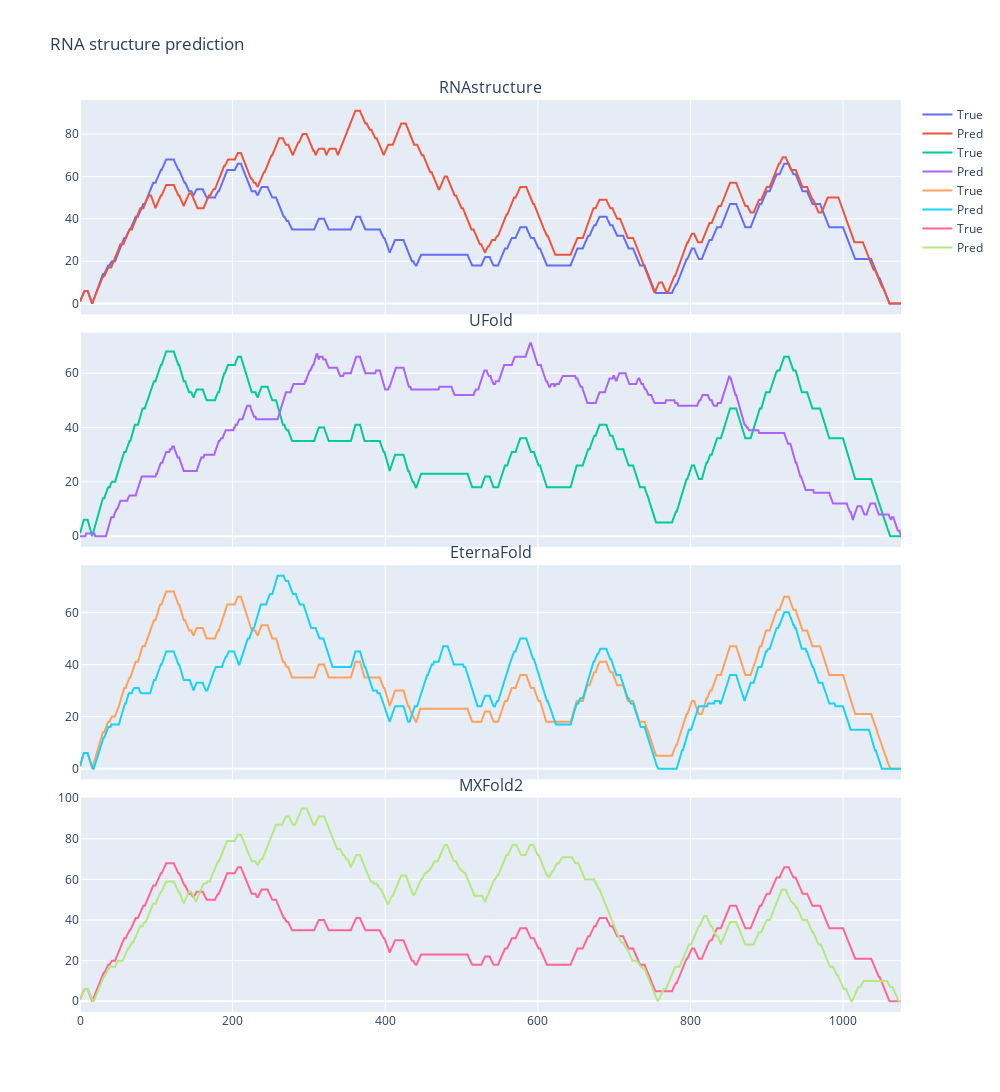

The notebook cell this image was saved under:
### Code cell
import plotly.graph_objects as go
from plotly.subplots import make_subplots

# Other models

models = ['RNAstructure', 'UFold', 'EternaFold', 'MXFold2']
prediction = pd.read_feather('../Figure1/saved_data_plot/results_benchmark_algos.feather')
merged = ground_truth.reset_index().rename(columns={'index': 'reference'}).merge(prediction, on=['reference', 'dataset'], suffixes=('_true', '_pred'))
merged['structure_pred'] = merged['structure_pred'].apply(lambda x: np.vstack(x) if len(x) > 0 else np.array([]))

fig = make_subplots(rows=len(models), cols=1, shared_xaxes=True, vertical_spacing=0.02, subplot_titles=models)


itvl = 889, 974
print(merged[(merged.reference == 'PAN')].sequence.iloc[0])#[interval[0]:interval[1]])
for i, model in enumerate(models):

    rna = merged[(merged.reference == 'PAN') & (merged.model == model)].iloc[0]

    print('>'+model)
    print(compute_f1(pairList2pairMatrix(rna['structure_pred'], len(rna['sequence']))[itvl[0]:itvl[1], itvl[0]:itvl[1]], 
                     pairList2pairMatrix(rna['structure_true'], len(rna['sequence']))[itvl[0]:itvl[1], itvl[0]:itvl[1]]))
    print(rna['sequence'])
    # print(pairList2dotbracketRNAstructure(rna['structure_true'], rna['sequence'])[interval[0]:interval[1]])
    print(pairList2dotbracketRNAstructure(rna['structure_pred'], rna['sequence']))#[interval[0]:interval[1]])
    # print('---------')

    fig.add_trace(go.Scatter(y=pairList2mountain(rna['structure_true'], len(rna['sequence'])), mode='lines', name='True'), row=i+1, col=1)
    fig.add_trace(go.Scatter(y=pairList2mountain(rna['structure_pred'], len(rna['sequence'])), mode='lines', name='Pred'), row=i+1, col=1)

fig.update_layout(height=1300, width=1000, title_text="RNA structure prediction")
fig.show()

### Figure 1 — Plotly figure (JSON) as saved in the notebook; plotly's stock layout.template omitted (floating-point values rounded to 4 significant figures; data arrays with more than 128 entries replaced by an {"elided": "..."} marker saying what was removed)
{"data": [{"mode": "lines", "name": "True", "type": "scatter", "xaxis": "x", "y": {"elided": "1077 int values"}, "yaxis": "y"}, {"mode": "lines", "name": "Pred", "type": "scatter", "xaxis": "x", "y": {"elided": "1077 int values"}, "yaxis": "y"}, {"mode": "lines", "name": "True", "type": "scatter", "xaxis": "x2", "y": {"elided": "1077 int values"}, "yaxis": "y2"}, {"mode": "lines", "name": "Pred", "type": "scatter", "xaxis": "x2", "y": {"elided": "1077 int values"}, "yaxis": "y2"}, {"mode": "lines", "name": "True", "type": "scatter", "xaxis": "x3", "y": {"elided": "1077 int values"}, "yaxis": "y3"}, {"mode": "lines", "name": "Pred", "type": "scatter", "xaxis": "x3", "y": {"elided": "1077 int values"}, "yaxis": "y3"}, {"mode": "lines", "name": "True", "type": "scatter", "xaxis": "x4", "y": {"elided": "1077 int values"}, "yaxis": "y4"}, {"mode": "lines", "name": "Pred", "type": "scatter", "xaxis": "x4", "y": {"elided": "1077 int values"}, "yaxis": "y4"}], "layout": {"annotations": [{"font": {"size": 16}, "showarrow": false, "text": "RNAstructure", "x": 0.5, "xanchor": "center", "xref": "paper", "y": 1.0, "yanchor": "bottom", "yref": "paper"}, {"font": {"size": 16}, "showarrow": false, "text": "UFold", "x": 0.5, "xanchor": "center", "xref": "paper", "y": 0.745, "yanchor": "bottom", "yref": "paper"}, {"font": {"size": 16}, "showarrow": false, "text": "EternaFold", "x": 0.5, "xanchor": "center", "xref": "paper", "y": 0.49, "yanchor": "bottom", "yref": "paper"}, {"font": {"size": 16}, "showarrow": false, "text": "MXFold2", "x": 0.5, "xanchor": "center", "xref": "paper", "y": 0.235, "yanchor": "bottom", "yref": "paper"}], "height": 1300, "title": {"text": "RNA structure prediction"}, "width": 1000, "xaxis": {"anchor": "y", "domain": [0, 1], "matches": "x4", "showticklabels": false}, "xaxis2": {"anchor": "y2", "domain": [0, 1], "matches": "x4", "showticklabels": false}, "xaxis3": {"anchor": "y3", "domain": [0, 1], "matches": "x4", "showticklabels": false}, "xaxis4": {"anchor": "y4", "domain": [0, 1]}, "yaxis": {"anchor": "x", "domain": [0.765, 1.0]}, "yaxis2": {"anchor": "x2", "domain": [0.51, 0.745]}, "yaxis3": {"anchor": "x3", "domain": [0.255, 0.49]}, "yaxis4": {"anchor": "x4", "domain": [0, 0.235]}}}
